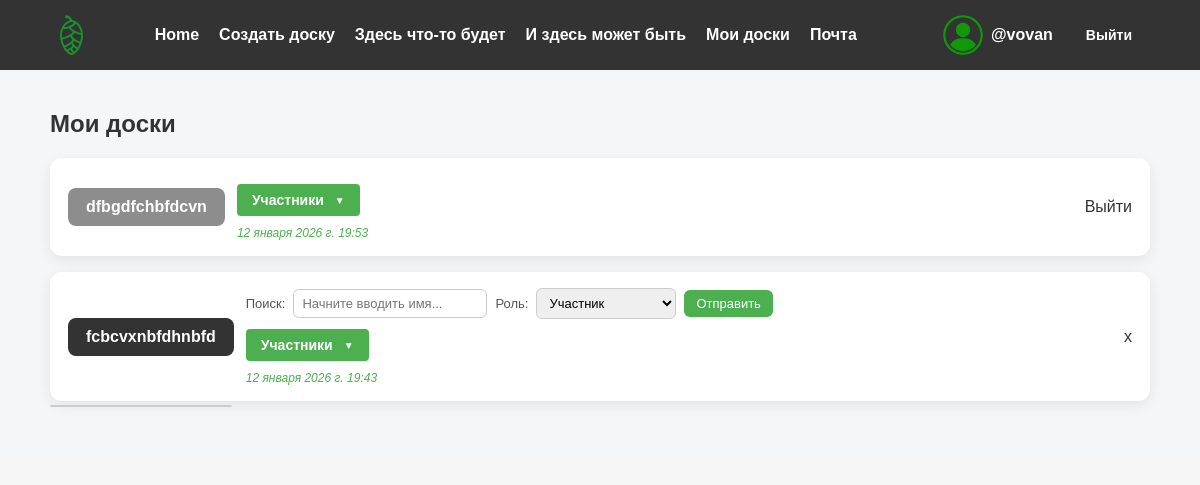
The page /boards/my-boards/ (signed in) on the database as committed earlier.
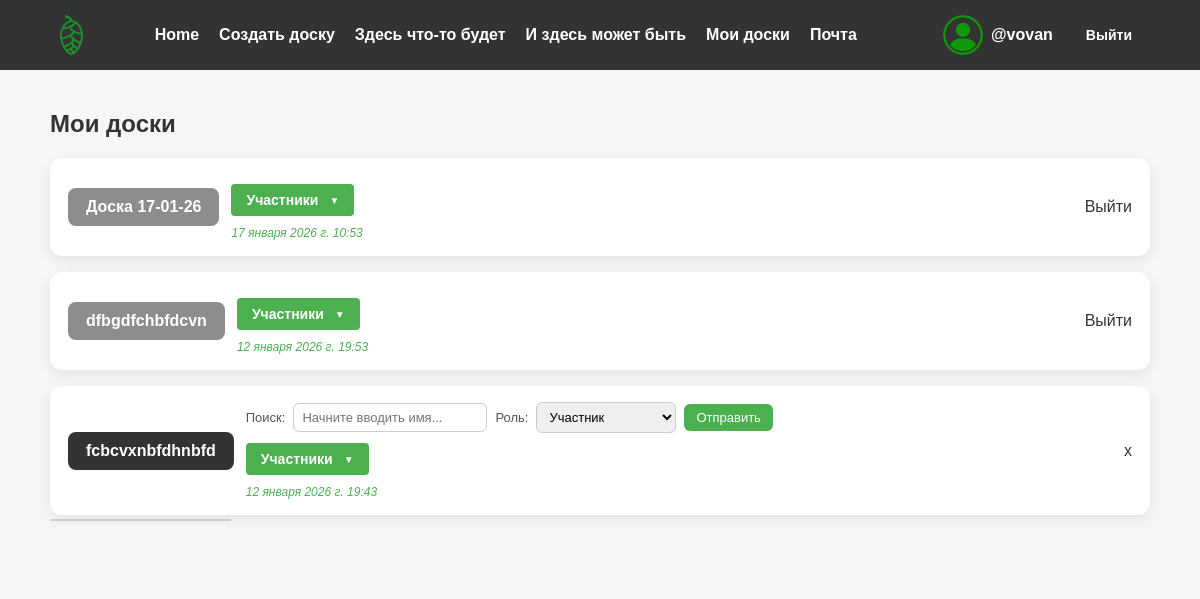
The same page on the database as committed later.
### users/models.py (models this page shows, shortened)
class Profile(models.Model):
    user = models.OneToOneField(User, on_delete=models.CASCADE)
    username = models.CharField(max_length=200, blank=True)
    created = models.DateTimeField(auto_now_add=True)
    updated = models.DateTimeField(auto_now=True)
    first_name = models.CharField(max_length=100, blank=True)
    last_name = models.CharField(max_length=100, blank=True)
    avatar = models.ImageField(upload_to='avatars/', default='avatars/default/user.png')
    bio = models.TextField(blank=True)
    email = models.EmailField(max_length=100, blank=True)
    social_media_link = models.URLField(max_length=200, blank=True)
    social_media_link2 = models.URLField(max_length=200, blank=True)
    social_media_link3 = models.URLField(max_length=200, blank=True)
    email_notifications = models.BooleanField(
        default=True,
        verbose_name="Получать уведомления на почту"
    )
    class Meta:
        verbose_name = "Профиль"
        verbose_name_plural = "Профили"

### boards/models.py (models this page shows, shortened)
class Board(models.Model):
    owner = models.ForeignKey(User, on_delete=models.CASCADE)
    title = models.CharField(max_length=200, blank=True)
    created = models.DateTimeField(auto_now_add=True)
    updated = models.DateTimeField(auto_now=True)
    hidden = models.BooleanField(default=True)
    members = models.ManyToManyField(User, related_name='shared_boards', blank=True)

### boards/view_parts/boards.py (the view)
# urls.py: path('my-boards/', views.my_boards, name='my-boards'),
@login_required(login_url='login')
def my_boards(request):
    user = request.user
    owned_boards = Board.objects.filter(owner=user)
    permitted_boards = Board.objects.filter(
        boardpermit__user=user
    ).exclude(owner=user)
    boards = (owned_boards | permitted_boards).order_by('-created').distinct()
    context = {
        'boards': boards.distinct()
    }
    return render(request, 'boards/my-boards.html', context)

### boards/templates/boards/my-boards.html (shortened to what this page needs)
{% extends 'base.html' %}
{% load static %}
{% block profile %}
<link rel="stylesheet" href="{% static 'styles/my-boards.css' %}" />
{% endblock %}
{% block content %}
<main>
    <div class="boards">
        <h2>Мои доски</h2>
        {% for board in boards %}
        <div class="board-container" data-board-id="{{ board.id }}" data-board-owner-id="{{ board.owner.id }}">
            <a href="{% url 'boards-page' board.id %}" class="board-title"
                style="{% if request.user != board.owner %}background-color: #8d8d8d{% endif %}">
                {{board.title}}
            </a>
            <div class="super-ultra-content">
                <div class="board-supercontent">
                    <div class="board-content">
                        <div class="{% if request.user != board.owner %}hidden{% endif %} member-add">
                            <form method="post" class="email-compose" data-board-id="{{ board.id }}"
                                data-search-url="{% url 'search-users-for-board' %}"
                                action="{% url 'add-board-member' board.id %}">
                                <label for="recipient-{{ board.id }}">Поиск:</label>
                                <input type="text" id="recipient-{{ board.id }}" autocomplete="off"
                                    placeholder="Начните вводить имя..." required />
                                <div id="suggestions-{{ board.id }}" class="suggestions"></div>
                                <label for="role-{{ board.id }}">Роль:</label>
                                <select name="role" id="role-{{ board.id }}" required>
                                    <option value="member">Участник</option>
                                </select>
                                <button type="submit" class="btn compose">Отправить</button>
                            </form>
                        </div>
                        <button type="button" class="toggle-users" data-board-id="{{ board.id }}"
                            data-current-user-id="{{ request.user.id }}">
                            Участники <span class="arrow">▼</span>
                        </button>
                    </div>
                    <div class="board-created">{{ board.created }}</div>
                </div>
            </div>
            {% if request.user != board.owner %}
            <div class="permit">
                <form method="post" action="{% url 'exit_board' board.id %}" style="display: inline"
                    class="exit-board-form">
                    <button type="submit" class="exit-board">Выйти</button>
                </form>
            </div>
            {% endif %}
            <div class="permit {% if request.user != board.owner %}hidden{% endif %}">
                <form method="post" action="{% url 'delete_board' board.id %}" style="display: inline"
                    class="delete-board-form">
                    <button type="submit" class="delete-board">x</button>
                </form>
            </div>
        </div>
        {% endfor %}
    </div>
</main>
{% endblock %}

### shishka/templates/base.html (shortened to what this page needs)
<!DOCTYPE html>
{% load static %}
<html lang="en">
<head>
    <link rel="stylesheet" href="{% static 'styles/style.css' %}">
    {% block profile %}{% endblock %}
</head>
<body>
<header class="site-header">
    <div class="container">
        <a href="{% url 'home' %}" class="logo">
            <img src="{% static 'images/logo.svg' %}" alt="Shishka Logo"/>
        </a>
        <nav class="main-nav">
            <ul>
                <li><a href="{% url 'home' %}">Home</a></li>
                <li><a href="{% url 'new-board' %}">Создать доску</a></li>
                <li><a href="#">Здесь что-то будет</a></li>
                <li><a href="#">И здесь может быть</a></li>
                {% if request.user.is_authenticated %}
                <li><a href="{% url 'my-boards' %}">Мои доски</a></li>
                <li><a href="{%url 'inbox'%}">Почта</a></li>
                {% endif %}
            </ul>
        </nav>
        <div class="user-menu">
            {% if request.user.is_authenticated %}
            <div class="user-info">
                <a href="{% url 'profile' %}" class="user-link">
                    {% if request.user.profile.avatar %}
                    <img src="{{ request.user.profile.avatar.url }}" alt="{{ request.user.username }}" class="avatar"/>
                    {% else %}
                    <img src="{% static 'images/user.png' %}" alt="{{ request.user.username }}" class="avatar"/>
                    {% endif %}
                    <span class="username">{{ request.user.username }}</span>
                </a>
                <a href="{% url 'logout' %}" class="logout-btn">Выйти</a>
            </div>
            {% else %}
            <a href="{% url 'login' %}" class="login-btn">Войти</a>
            {% endif %}
        </div>
    </div>
</header>
{% block content %}
{% endblock %}
</body>
</html>

### shishka/static/styles/style.css (style rules this page uses)
body, h1, h2, h3, h4, h5, h6, p, ul, li, a { margin: 0; padding: 0; font-family: Arial, sans-serif; }
html, body { height: 100%; margin: 0; }
body { display: flex; flex-direction: column; min-height: 100vh; background-color: #f5f5f5; color: #333; }
.site-header { background-color: #333; color: white; padding: 15px 0; }
.site-header .container { width: 90%; max-width: 1200px; margin: 0 auto; display: flex; align-items: center; justify-content: space-between; }
.logo { font-size: 24px; font-weight: bold; color: white; text-decoration: none; }
.site-header .logo img { height: 40px; width: auto; display: block; }
.main-nav ul { list-style: none; display: flex; gap: 20px; }
.main-nav ul li a { text-decoration: none; color: white; font-weight: bold; }
.user-menu a { margin-left: 15px; text-decoration: none; color: white; font-weight: bold; }
.user-menu { display: flex; align-items: center; gap: 10px; }
.user-info { display: flex; align-items: center; gap: 10px; }
.user-link { display: flex; align-items: center; gap: 8px; text-decoration: none; color: inherit; font-weight: 500; }
.avatar { width: 40px; height: 40px; border-radius: 50%; object-fit: cover; }
.logout-btn { padding: 4px 8px; color: white; text-decoration: none; border-radius: 4px; font-size: 14px; transition: background-color 0.2s; }

### shishka/static/styles/my-boards.css (style rules this page uses)
main { display: flex; justify-content: center; padding: 40px 20px; background: #f5f6f8; }
.boards { width: 100%; max-width: 1100px; }
.boards h2 { margin-bottom: 20px; }
.board-container { position: relative; display: flex; flex-wrap: wrap; align-items: center; gap: 12px; background: #fff; border-radius: 12px; padding: 16px 18px; margin-bottom: 16px; box-shadow: 0 4px 14px rgba(0,0,0,0.08); }
.board-title { background-color: #333; color: #fff; text-decoration: none; padding: 10px 18px; border-radius: 8px; font-weight: 600; white-space: nowrap; }
.email-compose { display: flex; align-items: center; gap: 8px; flex-wrap: wrap; margin-left: auto; }
.email-compose label { font-size: 13px; color: #555; }
.email-compose input[type="text"], .email-compose select { padding: 6px 8px; border-radius: 6px; border: 1px solid #ccc; font-size: 13px; }
.email-compose button { padding: 6px 12px; border-radius: 6px; background: #4CAF50; color: white; font-size: 13px; }
.suggestions { position: absolute; top: 100%; left: 0; background: white; border: 1px solid #ccc; border-radius: 6px; margin-top: 4px; z-index: 10; min-width: 180px; }
.toggle-users { display: flex; align-items: center; gap: 6px; font-weight: 600; color: #333; }
.toggle-users .arrow { transition: transform 0.2s ease; }
.board-created { font-size: 12px; color: #4CAF50; font-style: italic; }
.permit { margin-left: auto; }
button { all: unset; cursor: pointer; }
.toggle-users { background: #4CAF50; color: white; border: none; padding: 8px 15px; border-radius: 4px; cursor: pointer; font-size: 14px; margin: 10px 0; transition: all 0.2s ease; }
.toggle-users .arrow { font-size: 10px; margin-left: 5px; transition: transform 0.3s ease; }

Rows that differ between the two databases and show on the page:
added Board: title "Доска 17-01-26", created "17 января 2026 г. 10:53", shows "Выйти"
